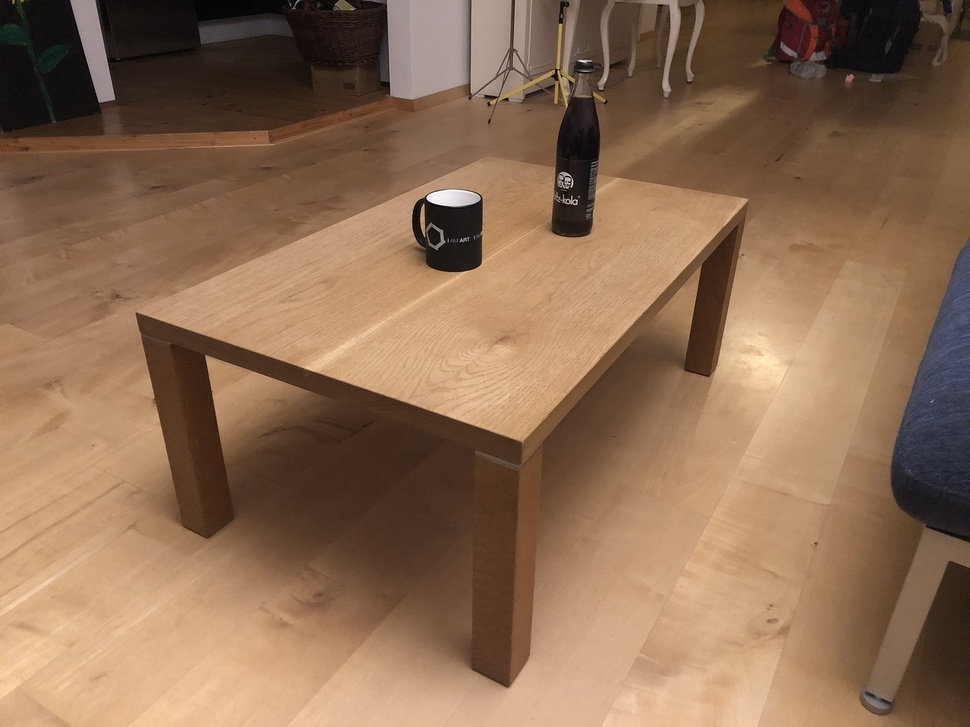
#> input picture Aufgabe2/table_bottle_01.jpg, 970 x 727 px, shrunk from 2048 x 1536 before the run, found by its file name
$ python EdgeDetection.py
#> lines starting #> are read from the running program, lines starting #| are printed output that depends on the picture; after the words box and inside, x2 and y2 are one past the last pixel; in counts of white or black regions, pixels touching at a corner belong together
import cv2
import numpy as np
import operator

window_name = 'window'
window = cv2.namedWindow(window_name, cv2.WINDOW_FREERATIO)

img = cv2.imread('Aufgabe2/table_bottle_01.jpg', cv2.IMREAD_COLOR)
#> img is the input picture: shape (727, 970, 3); mean B, G, R 83.5, 109, 140.9
height, width, _ = img.shape
#> height = 727; width = 970

edges = cv2.Canny(img, 50, 200)
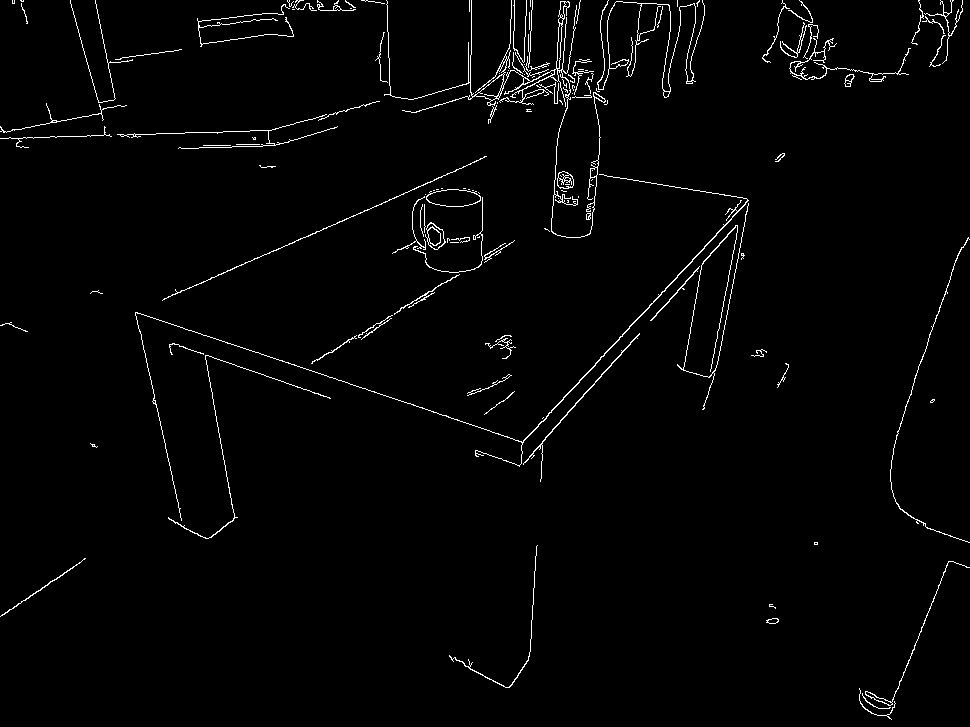
#> edges: shape (727, 970); 1.8% white in thin lines or dots

# returns a line through two points
def getLine(point1, point2):
    point1 = (point1[0], point1[1], 1)
    point2 = (point2[0], point2[1], 1)
    line = np.cross(point1, point2)
    return line

# returns position of intersection of 2 lines
def getIntersection(line1, line2):
    intersection = np.cross(line1, line2)
    if intersection[2] != 0:
        intersection = intersection/intersection[2]
    return (round(intersection[0]), round(intersection[1]))

# finds intersections from a set of lines
def collectIntersections(lines):
    for i in range(len(lines) - 1):
        line1 = getLine(lines[i][0], lines[i][1])
        line2 = getLine(lines[i + 1][0], lines[i + 1][1])
        intersections.append(getIntersection(line1, line2))

# expand image to show vanishing line
# based on BC_tutorial_09
def expandImage():
    min_x = min(min(vanishing_points)[0], 0)
    max_x = max(max(vanishing_points)[0], width)
    min_y = min(min(vanishing_points, key=lambda x: x[1])[1], 0)
    max_y = max(max(vanishing_points, key=lambda x: x[1])[1], height)
    border = 100  # pixel border so that vanishing points are fully visible
    expanded_width = max_x - min_x + (border * 2)
    expanded_height = max_y - min_y + (border * 2)
    expanded_img = np.zeros((expanded_height, expanded_width, 3), np.uint8)

    # get original image region and vanishing points in world_img coordinates
    # world image is translated about min_world + border
    origin = (abs(min_x) + border, abs(min_y) + border)

    v_points_new = []
    for i in range(len(vanishing_points)):
        v_points_new.append(tuple(map(operator.add, vanishing_points[i], origin)))

    expanded_img[origin[1]:origin[1]+height, origin[0]:origin[0]+width, :] = img

    return expanded_img


# https://stackoverflow.com/questions/57535865/extract-vanishing-point-from-lines-with-open-cv
found_lines = cv2.HoughLines(edges, 1, np.pi/180, 200)
#> found_lines = [[683, 0.75], [698, 0.733], [340, 1.15]]
lines = []
for line in found_lines:
    rho, theta = line[0]
    # skip near-vertical lines
    if abs(theta-np.pi / 90) < np.pi / 9:
        continue
    a = np.cos(theta)
    b = np.sin(theta)
    x0 = a * rho
    y0 = b * rho
    x1 = int(x0 + 10_000 * -b)
    y1 = int(y0 + 10_000 * a)
    x2 = int(x0 - 10_000 * -b)
    y2 = int(y0 - 10_000 * a)
    cv2.line(img, (x1, y1), (x2, y2), (255, 255, 255), 2)
    point1 = (x1, y1)
    point2 = (x2, y2)
    lines.append((point1, point2))
#> this loop made 3 passes
#> (rho, theta, a, b, x0, y0, x1, y1) on passes 1 to 3: (683, 0.75, 0.731, 0.682, 499.5, 465.8, -6320, 7779), (698, 0.733, 0.743, 0.669, 518.7, 467.1, -6172, 7898), (340, 1.15, 0.407, 0.914, 138.3, 310.6, -8997, 4377)
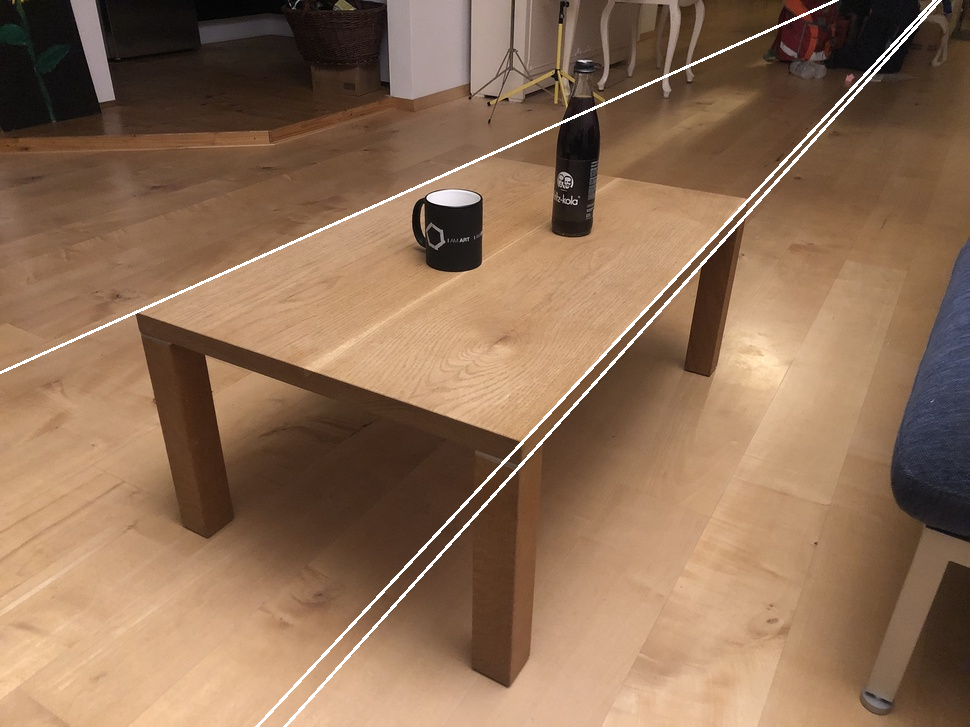
#> img: shape (727, 970, 3); 1.27% of pixels changed, all inside (x1, y1, x2, y2) = (0, 0, 942, 727)
#> after the loop, lines = [((-6320, 7779), (7319, -6847)), ((-6172, 7898), (7210, -6964)), ((-8997, 4377), (9273, -3756))]

# sort lines by falling and rising, so intersections could be vanishing points
rising_lines = []
falling_lines = []
for line in lines:
    if line[0][1] > line[1][1]:
        rising_lines.append(line)
    else:
        falling_lines.append(line)
#> this loop made 3 passes
#> line on passes 1 to 3: ((-6320, 7779), (7319, -6847)), ((-6172, 7898), (7210, -6964)), ((-8997, 4377), (9273, -3756))
#> after the loop, falling_lines = []; rising_lines has the same summary as lines

# find intersections in the line sets
global intersections
intersections = []
collectIntersections(rising_lines)
#> the loop in collectIntersections, `for i in range(len(lines) - 1):` made 2 passes
#> (line1, line2, intersection in getIntersection) on passes 1 to 2: ([14626, 13639, -13661461], [14862, 13382, -13962772], [1092.1, -169.5, 1]), ([14862, 13382, -13962772], [8133, 18270, -6795189], [1009.1, -77.26, 1])
#> after the loop in collectIntersections, `for i in range(len(lines) - 1):`: intersections = [(1092, -170), (1009, -77)]
collectIntersections(falling_lines)

# remove intersection out of bounds
global vanishing_points
vanishing_points = []
for intersec in intersections:
    if np.abs(intersec[0]) < 10_000 and np.abs(intersec[1]) < 10_000:
        vanishing_points.append(intersec)
#> this loop made 2 passes
#> after the loop, vanishing_points = [(1092, -170), (1009, -77)]

# increase image size to fit vanishing points
img = expandImage()
#> in expandImage, `min_x = min(min(vanishing_points)[0], 0)`: min_x = 0
#> in expandImage, `max_x = max(max(vanishing_points)[0], width)`: max_x = 1092
#> in expandImage, `min_y = min(min(vanishing_points, key=lambda x: x[1])[1], 0)`: min_y = -170
#> in expandImage, `max_y = max(max(vanishing_points, key=lambda x: x[1])[1], height)`: max_y = 727
#> in expandImage, `expanded_width = max_x - min_x + (border * 2)`: expanded_width = 1292
#> in expandImage, `expanded_height = max_y - min_y + (border * 2)`: expanded_height = 1097
#> in expandImage, `origin = (abs(min_x) + border, abs(min_y) + border)`: origin = (100, 270)
#> the loop in expandImage, `for i in range(len(vanishing_points)):` made 2 passes
#> after the loop in expandImage, `for i in range(len(vanishing_points)):`: v_points_new = [(1192, 100), (1109, 193)]
#> in expandImage, `expanded_img[origin[1]:origin[1]+height, origin[0]:origin[0]+width, :]..`:
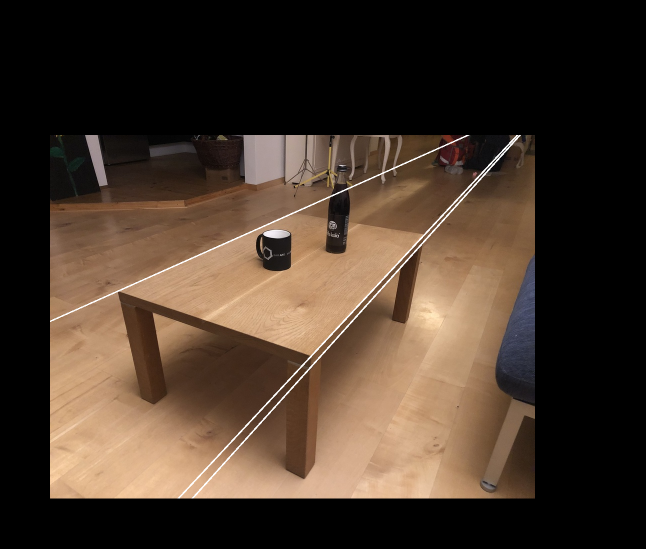
#> expanded_img: shape (1097, 1292, 3) (shown at 1/2 size); mean B, G, R 42.7, 55.3, 70.9

# draw vanishing points
for vp in vanishing_points:
    cv2.circle(img, vp, 3, (0, 0, 255), 2)
#> this loop made 2 passes

cv2.imshow(window_name, img)
while True:
    key_press = cv2.waitKey(10)
#> (key q is pressed here)

    # quit
    if key_press == ord('q'):
        break

cv2.destroyAllWindows()

$ run again, with Aufgabe2/table_bottle_03.jpg copied over Aufgabe2/table_bottle_01.jpg
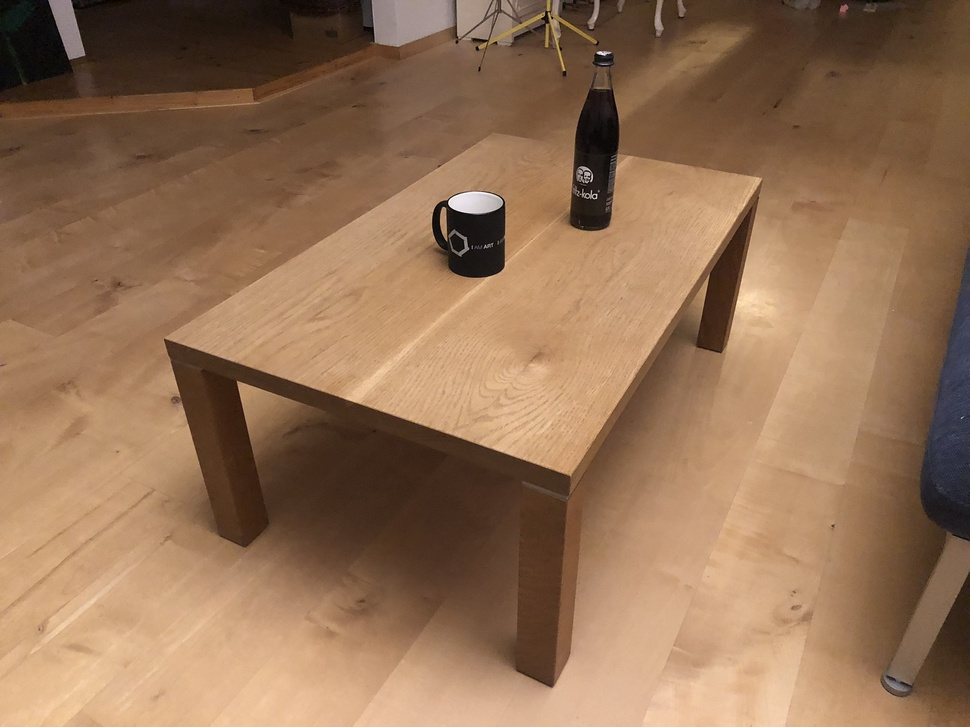
#> input picture Aufgabe2/table_bottle_03.jpg, 970 x 727 px, shrunk from 2048 x 1536 before the run, found by its file name
#> img is the input picture: shape (727, 970, 3); mean B, G, R 85, 113.3, 147.5
#> `edges = cv2.Canny(img, 50, 200)`:
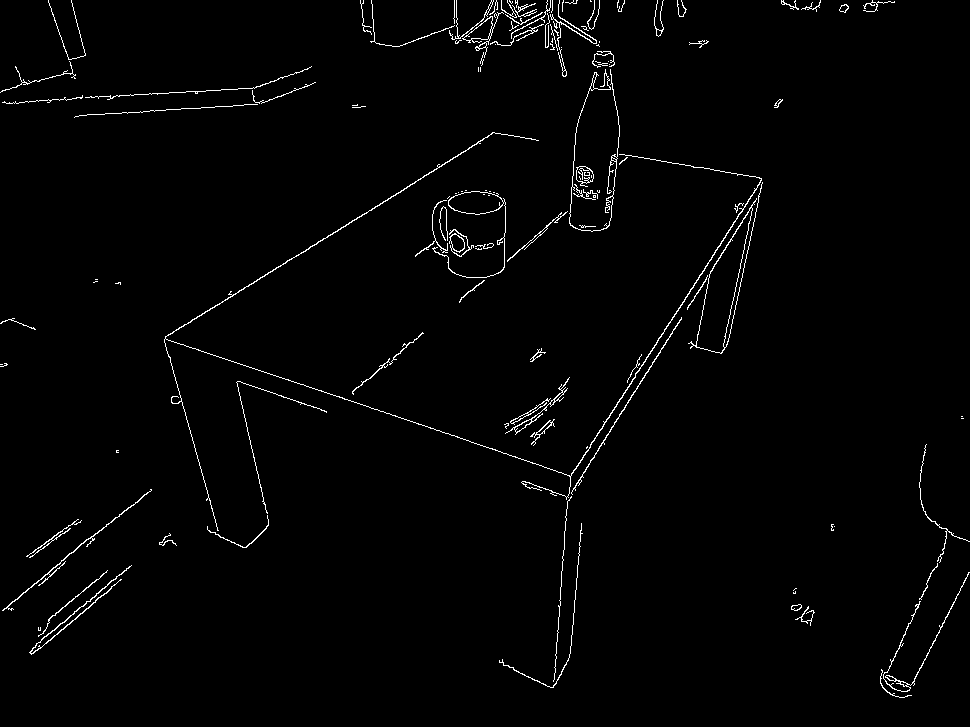
#> edges: shape (727, 970); 1.6% white in thin lines or dots
#> found_lines = [[374, 1.01], [737, 0.576], [746, 0.559]]
#> the loop `for line in found_lines:` made 3 passes
#> (rho, theta, a, b, x0, y0, x1, y1) on passes 1 to 3: (374, 1.01, 0.53, 0.848, 198.2, 317.2, -8282, 5616), (737, 0.576, 0.839, 0.545, 618.1, 401.4, -4828, 8788), (746, 0.559, 0.848, 0.53, 632.6, 395.3, -4666, 8875)
#> after the loop `for line in found_lines:`: lines = [((-8282, 5616), (8678, -4982)), ((-4828, 8788), (6064, -7985)), ((-4666, 8875), (5931, -8085))]
#> the loop `for line in lines:` made 3 passes
#> line on passes 1 to 3: ((-8282, 5616), (8678, -4982)), ((-4828, 8788), (6064, -7985)), ((-4666, 8875), (5931, -8085))
#> after the loop `for line in lines:`: falling_lines = []; rising_lines has the same summary as lines
#> the loop in collectIntersections, `for i in range(len(lines) - 1):` made 2 passes
#> (line1, line2, intersection in getIntersection) on passes 1 to 2: ([10598, 16960, -7474724], [16773, 10892, -14738852], [997.2, -182.4, 1]), ([16773, 10892, -14738852], [16960, 10597, -14913015], [894.1, -23.63, 1])
#> after the loop in collectIntersections, `for i in range(len(lines) - 1):`: intersections = [(997, -182), (894, -24)]
#> the loop `for intersec in intersections:` made 2 passes
#> min_x = 0
#> max_x = 997
#> min_y = -182
#> max_y = 727
#> expanded_width = 1197
#> expanded_height = 1109
#> origin = (100, 282)
#> the loop in expandImage, `for i in range(len(vanishing_points)):` made 2 passes
#> after the loop in expandImage, `for i in range(len(vanishing_points)):`: v_points_new = [(1097, 100), (994, 258)]
#> in expandImage, `expanded_img[origin[1]:origin[1]+height, origin[0]:origin[0]+width, :]..`:
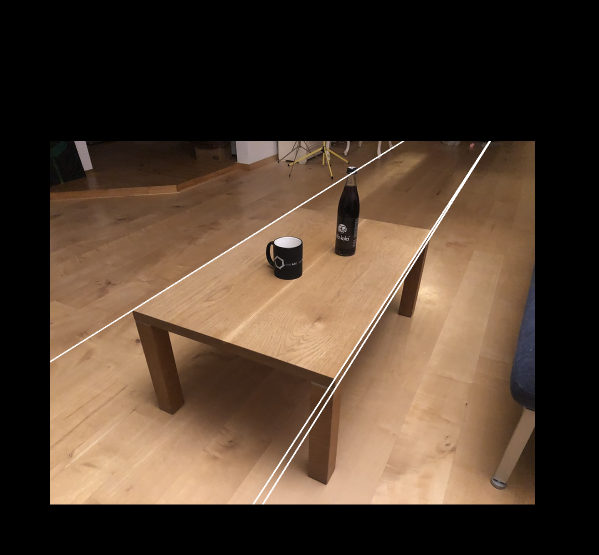
#> expanded_img: shape (1109, 1197, 3) (shown at 1/2 size); mean B, G, R 46.2, 61.1, 79.1
#> the loop `for vp in vanishing_points:` made 2 passes
